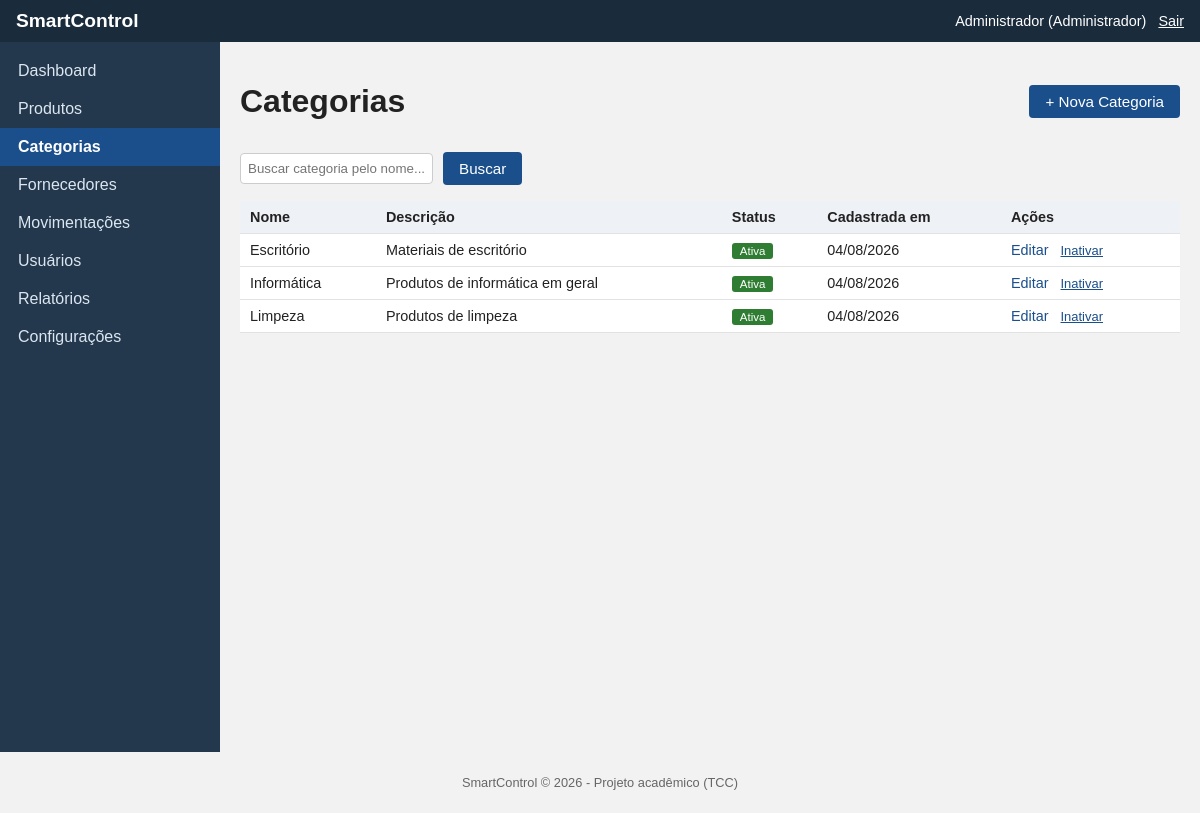
Page /categories/list.php (signed in) on the committed database.
### tables this page shows
CREATE TABLE categorias (
    id INT AUTO_INCREMENT PRIMARY KEY,
    nome VARCHAR(100) NOT NULL,
    descricao VARCHAR(255) NULL,
    ativo TINYINT(1) NOT NULL DEFAULT 1,
    data_cadastro DATETIME NOT NULL DEFAULT CURRENT_TIMESTAMP
);

### includes/functions.php (called while the page is built, shortened)
<?php
function estaLogado(): bool
{
    return isset($_SESSION['usuario_id']);
}
function ehAdministrador(): bool
{
    return estaLogado() && $_SESSION['usuario_perfil'] === 'administrador';
}
function limpar(?string $valor): string
{
    return htmlspecialchars(trim($valor ?? ''), ENT_QUOTES, 'UTF-8');
}
function formatarData(?string $data): string
{
    return date('d/m/Y', strtotime($data));
}
function nomeUsuarioLogado(): string
{
    return $_SESSION['usuario_nome'] ?? '';
}

### categories/list.php (the view, shortened to what this page needs)
<?php
require_once __DIR__ . '/../config/config.php';
$busca = trim($_GET['busca'] ?? '');
if ($busca !== '') {
    $stmt = $pdo->prepare("
        SELECT * FROM categorias
        WHERE nome LIKE :busca
        ORDER BY nome ASC
    ");
    $stmt->execute([':busca' => '%' . $busca . '%']);
} else {
    $stmt = $pdo->query("SELECT * FROM categorias ORDER BY nome ASC");
}
$categorias = $stmt->fetchAll();
require_once __DIR__ . '/../includes/header.php';
require_once __DIR__ . '/../includes/sidebar.php';
?>
<div class="conteudo">
    <div class="topo-pagina">
        <h1>Categorias</h1>
        <a href="<?php echo BASE_URL; ?>/categories/create.php" class="botao">+ Nova Categoria</a>
    </div>
    <form method="GET" action="" class="form-busca">
        <input type="text" name="busca" placeholder="Buscar categoria pelo nome..." value="<?php echo limpar($busca); ?>">
        <button type="submit" class="botao">Buscar</button>
    </form>
    <?php if (empty($categorias)): ?>
        <p class="texto-vazio">Nenhuma categoria encontrada.</p>
    <?php else: ?>
        <table class="tabela">
            <thead>
                <tr>
                    <th>Nome</th>
                    <th>Descrição</th>
                    <th>Status</th>
                    <th>Cadastrada em</th>
                    <th>Ações</th>
                </tr>
            </thead>
            <tbody>
                <?php foreach ($categorias as $categoria): ?>
                <tr>
                    <td><?php echo limpar($categoria['nome']); ?></td>
                    <td><?php echo limpar($categoria['descricao'] ?? ''); ?></td>
                    <td>
                        <span class="etiqueta <?php echo $categoria['ativo'] ? 'etiqueta-ativo' : 'etiqueta-inativo'; ?>">
                            <?php echo $categoria['ativo'] ? 'Ativa' : 'Inativa'; ?>
                        </span>
                    </td>
                    <td><?php echo formatarData($categoria['data_cadastro']); ?></td>
                    <td class="acoes">
                        <a href="<?php echo BASE_URL; ?>/categories/edit.php?id=<?php echo $categoria['id']; ?>">Editar</a>
                        <form method="POST" action="<?php echo BASE_URL; ?>/categories/toggle.php" class="form-inline" onsubmit="return confirm('Deseja realmente alterar o status desta categoria?');">
                            <button type="submit" class="link-acao">
                                <?php echo $categoria['ativo'] ? 'Inativar' : 'Ativar'; ?>
                            </button>
                        </form>
                    </td>
                </tr>
                <?php endforeach; ?>
            </tbody>
        </table>
    <?php endif; ?>
</div>
<?php require_once __DIR__ . '/../includes/footer.php'; ?>

### includes/header.php (shortened to what this page needs)
<!DOCTYPE html>
<html lang="pt-br">
<head>
    <link rel="stylesheet" href="<?php echo BASE_URL; ?>/assets/css/style.css">
</head>
<body>
<header class="topo">
    <div class="topo-titulo">
        <span>SmartControl</span>
    </div>
    <div class="topo-usuario">
        <span>
            <?php echo limpar(nomeUsuarioLogado()); ?>
            (<?php echo $_SESSION['usuario_perfil'] === 'administrador' ? 'Administrador' : 'Funcionário'; ?>)
        </span>
        <a href="<?php echo BASE_URL; ?>/auth/logout.php" class="link-sair">Sair</a>
    </div>
</header>
<div class="wrapper">

### includes/sidebar.php (shortened to what this page needs)
<?php
$pastaAtual = basename(dirname($_SERVER['SCRIPT_NAME']));
function itemAtivo(string $pasta, string $pastaAtual): string
{
    return $pasta === $pastaAtual ? 'ativo' : '';
}
?>
<nav class="sidebar" id="sidebar">
    <ul>
        <li class="<?php echo itemAtivo('dashboard', $pastaAtual); ?>">
            <a href="<?php echo BASE_URL; ?>/dashboard/index.php">Dashboard</a>
        </li>
        <li class="<?php echo itemAtivo('products', $pastaAtual); ?>">
            <a href="<?php echo BASE_URL; ?>/products/list.php">Produtos</a>
        </li>
        <li class="<?php echo itemAtivo('categories', $pastaAtual); ?>">
            <a href="<?php echo BASE_URL; ?>/categories/list.php">Categorias</a>
        </li>
        <li class="<?php echo itemAtivo('suppliers', $pastaAtual); ?>">
            <a href="<?php echo BASE_URL; ?>/suppliers/list.php">Fornecedores</a>
        </li>
        <li class="<?php echo itemAtivo('stock', $pastaAtual); ?>">
            <a href="<?php echo BASE_URL; ?>/stock/history.php">Movimentações</a>
        </li>
        <?php if (ehAdministrador()): ?>
        <li class="<?php echo itemAtivo('users', $pastaAtual); ?>">
            <a href="<?php echo BASE_URL; ?>/users/list.php">Usuários</a>
        </li>
        <?php endif; ?>
        <li class="<?php echo itemAtivo('reports', $pastaAtual); ?>">
            <a href="<?php echo BASE_URL; ?>/reports/index.php">Relatórios</a>
        </li>
        <?php if (ehAdministrador()): ?>
        <li class="<?php echo itemAtivo('settings', $pastaAtual); ?>">
            <a href="<?php echo BASE_URL; ?>/settings/index.php">Configurações</a>
        </li>
        <?php endif; ?>
    </ul>
</nav>

### includes/footer.php (shortened to what this page needs)
</div>
<footer class="rodape">
    <p>SmartControl &copy; <?php echo date('Y'); ?> - Projeto acadêmico (TCC)</p>
</footer>
</body>
</html>

### assets/css/style.css (style rules this page uses)
* { box-sizing: border-box; }
body { font-family: Arial, Helvetica, sans-serif; margin: 0; background: #f2f2f2; color: #222; }
a { color: #1a4f8b; text-decoration: none; }
.topo { display: flex; justify-content: space-between; align-items: center; background: #1a2b3c; color: #fff; padding: 10px 16px; }
.topo-titulo { display: flex; align-items: center; gap: 10px; font-size: 1.2em; font-weight: bold; }
.topo-usuario { display: flex; align-items: center; gap: 12px; font-size: 0.9em; }
.link-sair { color: #fff; text-decoration: underline; }
.wrapper { display: flex; min-height: calc(100vh - 90px); }
.sidebar { width: 220px; background: #23374d; flex-shrink: 0; }
.sidebar ul { list-style: none; margin: 0; padding: 10px 0; }
.sidebar li a { display: block; padding: 10px 18px; color: #dce6f0; }
.sidebar li.ativo a { background: #1a4f8b; color: #fff; font-weight: bold; }
.conteudo { flex: 1; padding: 20px; }
.rodape { text-align: center; padding: 10px; font-size: 0.8em; color: #666; }
.form-busca, .form-filtros { display: flex; gap: 10px; flex-wrap: wrap; align-items: center; margin-bottom: 16px; }
.form-busca input, .form-filtros input, .form-filtros select { padding: 7px; border: 1px solid #ccc; border-radius: 4px; }
.form-inline { display: inline; margin: 0; }
.botao { display: inline-block; background: #1a4f8b; color: #fff; border: none; padding: 8px 16px; border-radius: 4px; cursor: pointer; font-size: 0.95em; }
.link-acao { background: none; border: none; color: #1a4f8b; text-decoration: underline; cursor: pointer; font-size: 0.9em; padding: 0; }
.tabela { width: 100%; border-collapse: collapse; background: #fff; margin-top: 10px; }
.tabela th, .tabela td { padding: 8px 10px; border-bottom: 1px solid #e2e2e2; text-align: left; font-size: 0.9em; }
.tabela th { background: #eef1f5; }
.tabela .acoes a, .tabela .acoes button { margin-right: 8px; }
.etiqueta { padding: 2px 8px; border-radius: 3px; font-size: 0.8em; color: #fff; }
.etiqueta-ativo { background: #2e7d32; }
.topo-pagina { display: flex; justify-content: space-between; align-items: center; flex-wrap: wrap; gap: 10px; margin-bottom: 10px; }

### rows in the picture
categorias: nome "Escritório", descricao "Materiais de escritório", ativo "Ativa", data_cadastro "04/08/2026"
categorias: nome "Informática", descricao "Produtos de informática em geral", ativo "Ativa", data_cadastro "04/08/2026"
categorias: nome "Limpeza", descricao "Produtos de limpeza", ativo "Ativa", data_cadastro "04/08/2026"

### other values in the picture
limpar(nomeUsuarioLogado()) "Administrador"
